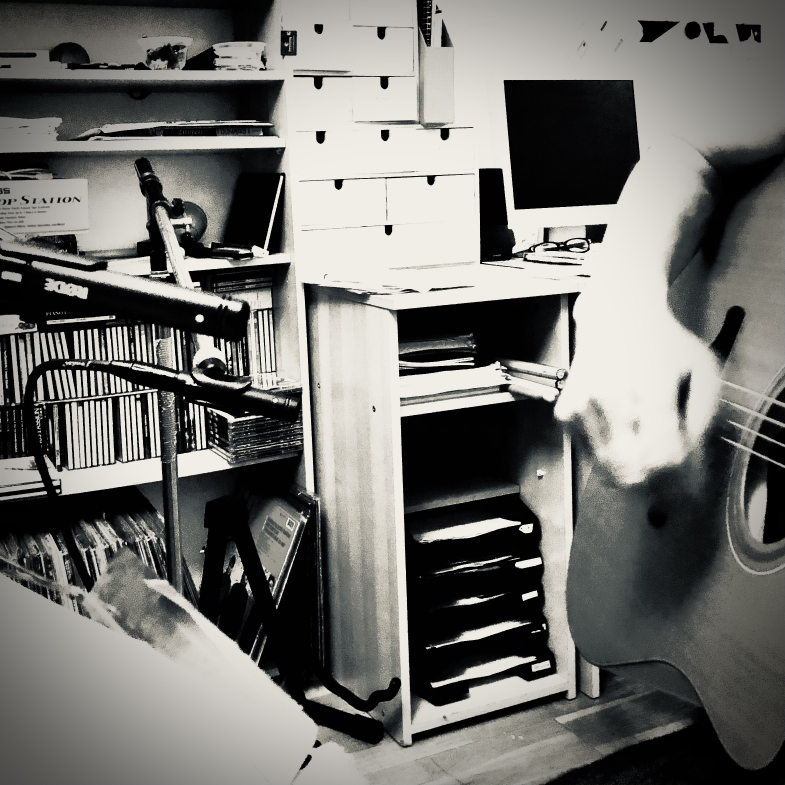
#> input picture assets/images/IMG_E5495.JPG, 2355 x 2355 px (shown at 1/3 size)
$ python -i image_comparison.py   (imports and definitions only)
#> lines starting #> are read from the running program, lines starting #| are printed output that depends on the picture
#> further down, picture is the input picture: shape (2355, 2355, 3); mean B, G, R 110.3, 114, 114.6
"""
image_comparison.py — Advanced image comparison for copyright verification.

This module provides sophisticated image comparison capabilities that can identify
if a transformed image is derived from an original copyrighted image, even when
embedded signatures are lost during transformation processes like scaling,
compression, cropping, or format conversion.

The system uses multiple complementary techniques:
1. Perceptual hashing for scale/compression invariance
2. SIFT feature matching for geometric transformations
3. Color histogram analysis for color space changes
4. DCT coefficient comparison for frequency domain analysis
5. Edge detection patterns for structural similarity

Key Features:
- Works with images that have been scaled, cropped, compressed, or filtered
- Provides confidence scores for match quality
- Handles multiple image formats and color spaces
- Robust against common image transformations
- Integrates with existing ImageIP signature system

Author: Bernard Ennis
License: MIT
"""

import cv2
import numpy as np
import hashlib
from typing import Tuple, Dict, List, Optional
from dataclasses import dataclass
from PIL import Image, ImageFilter
import json
import os
from pathlib import Path

@dataclass
class ComparisonResult:
    """Results from image comparison analysis."""
    is_match: bool
    confidence_score: float
    perceptual_hash_similarity: float
    feature_match_count: int
    color_histogram_similarity: float
    edge_similarity: float
    transformation_detected: str
    details: Dict

class ImageComparator:
    """Advanced image comparison engine for copyright verification."""

    def __init__(self):
        """Initialize the image comparator with default parameters."""
        self.sift = cv2.SIFT_create()
        self.flann_index_kdtree = 1
        self.index_params = dict(algorithm=self.flann_index_kdtree, trees=5)
        self.search_params = dict(checks=50)
        self.flann = cv2.FlannBasedMatcher(self.index_params, self.search_params)

        # Thresholds for different comparison methods
        self.thresholds = {
            'perceptual_hash': 0.8,
            'feature_matches': 10,
            'color_histogram': 0.7,
            'edge_similarity': 0.6,
            'overall_confidence': 0.7
        }

    # [95 lines left out: functions compute_perceptual_hash, compare_perceptual_hashes, extract_sift_features, match_features, compute_color_histogram, not called in this run]

    def compare_histograms(self, hist1: np.ndarray, hist2: np.ndarray) -> float:
        """Compare two histograms using correlation."""
        return cv2.compareHist(hist1, hist2, cv2.HISTCMP_CORREL)

    def compute_edge_features(self, image: np.ndarray) -> np.ndarray:
        """Compute edge features using Canny edge detection."""
        if len(image.shape) == 3:
            gray = cv2.cvtColor(image, cv2.COLOR_BGR2GRAY)
        else:
            gray = image

        # Apply Gaussian blur to reduce noise
        blurred = cv2.GaussianBlur(gray, (5, 5), 0)

        # Canny edge detection
        edges = cv2.Canny(blurred, 50, 150)
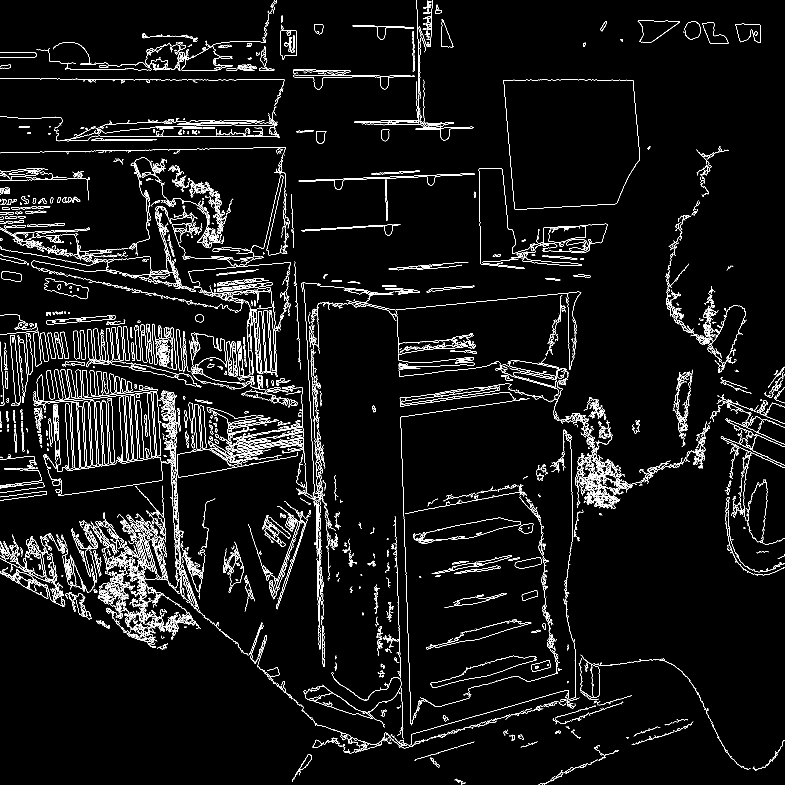
#> edges: shape (2355, 2355) (shown at 1/3 size); 3.5% white in thin lines or dots

        # Resize to standard size for comparison
        edges_resized = cv2.resize(edges, (64, 64))
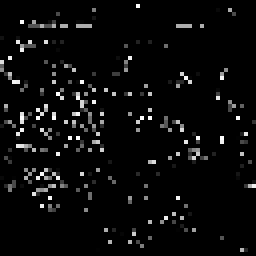
#> edges_resized: shape (64, 64) (shown 4 times larger); min 0, max 255, mean 10.4

        return edges_resized.flatten()

    # [158 lines left out: functions compare_edge_features, detect_transformation_type, compare_images, not called in this run]

class CopyrightDatabase:
    """Database for storing and managing copyright fingerprints."""

    # [110 lines left out: functions __init__, load_database, save_database, register_original_image, verify_image_copyright, not called in this run]

    def has_registered_images(self) -> bool:
        """Check if the database has any registered images."""
        return len(self.db) > 0


# [55 lines left out: function create_copyright_verification_report, not called in this run]

>>> import cv2
>>> picture = cv2.imread('assets/images/IMG_E5495.JPG')
>>> result = ImageComparator().compute_edge_features(picture)
#> result = 4096 values, max 255 at index 1486, min 0 at index 0, mean 10.42

$ run again, on assets/images/IMG_E5496.JPG
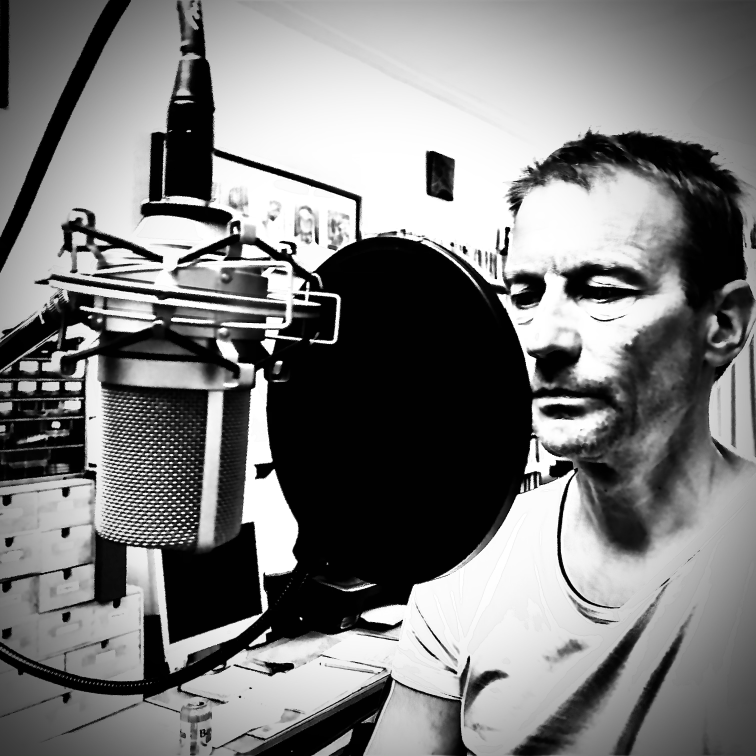
#> input picture assets/images/IMG_E5496.JPG, 3024 x 3024 px (shown at 1/4 size)
#> picture is the input picture: shape (3024, 3024, 3); mean B, G, R 123.2, 123.2, 123.2
#> in compute_edge_features, `edges = cv2.Canny(blurred, 50, 150)`:
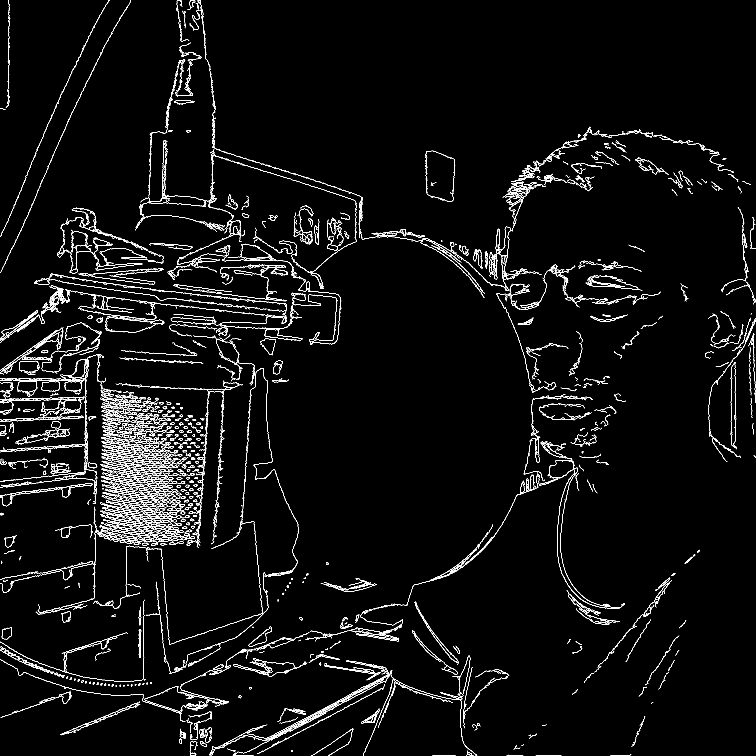
#> edges: shape (3024, 3024) (shown at 1/4 size); 2.1% white in thin lines or dots
#> in compute_edge_features, `edges_resized = cv2.resize(edges, (64, 64))`:
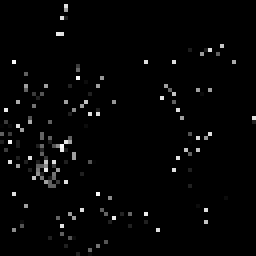
#> edges_resized: shape (64, 64) (shown 4 times larger); min 0, max 251, mean 5.1
#> result = 4096 values, max 251 at index 963, min 0 at index 0, mean 5.05
